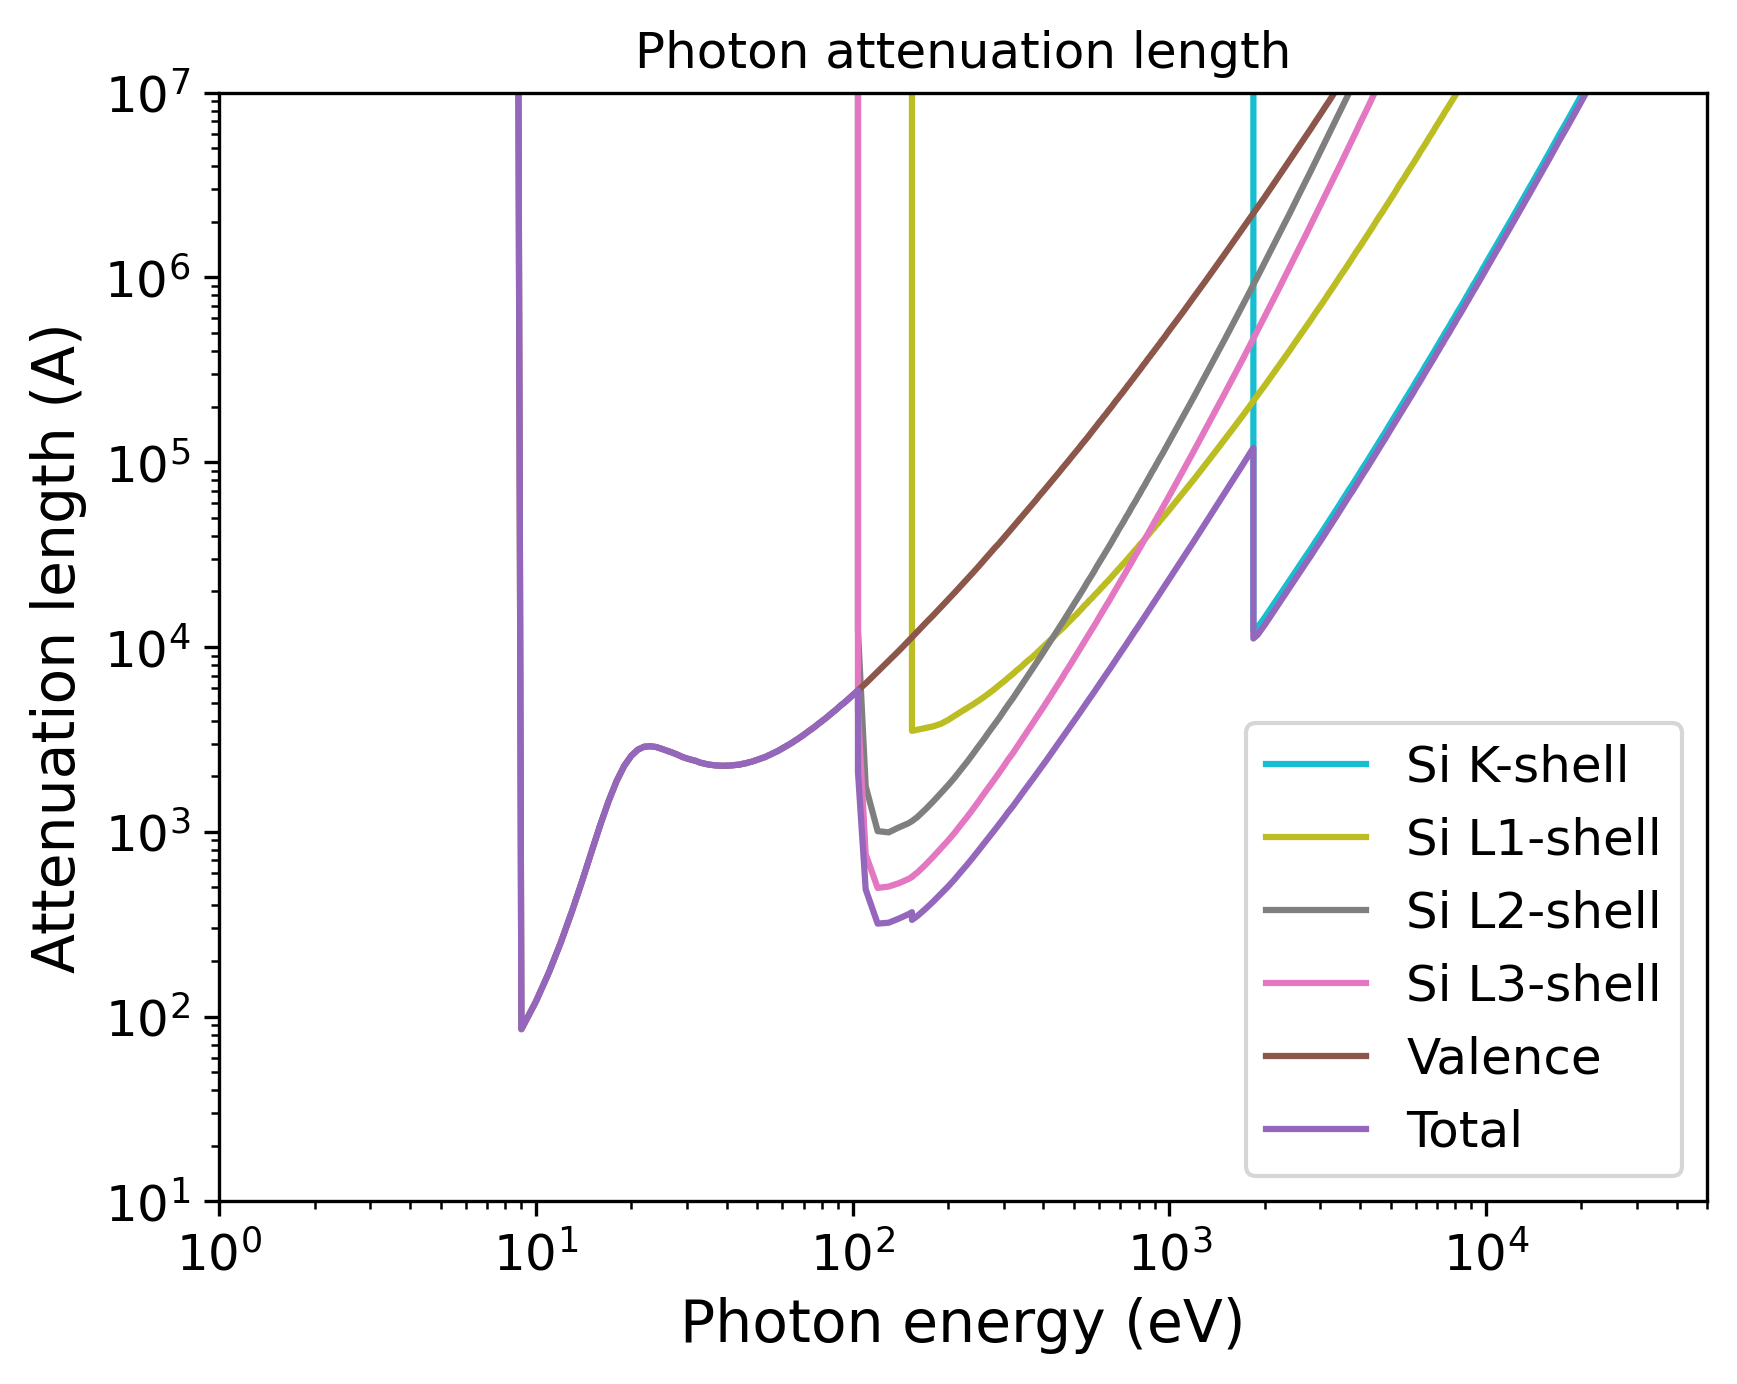

The script that saved this image:
import pandas as pd
import numpy as np
import matplotlib.pyplot as plt
import matplotlib.cm as cm
# Set the format:
plt.xlabel("Photon energy (eV)", fontsize=14)
plt.ylabel("Attenuation length (A)", fontsize=14)
plt.xticks(fontsize=12)
plt.yticks(fontsize=12)
plt.grid(False)
# Set the axes:
# Read the output file:
df = pd.read_csv(r"OUTPUT_Si_Photon_IMFP.dat", sep=r'\s+', header=None, comment="#", skipinitialspace=True)
plt.xscale("log")
plt.yscale("log")
# Prepare the plot:
columns_to_plot = [ 1, 2, 3, 4, 5, 6]
labels = [ "Si K-shell", "Si L1-shell", "Si L2-shell", "Si L3-shell", "Valence", "Total"]
# Create N distinct colors from a colormap
N = len(columns_to_plot)
colors = plt.cm.tab10(np.linspace(1, 0, 10))
# Set line styles:
linestyles = [ "-", "-", "-", "-", "-", "-"]
for i, col in enumerate(columns_to_plot):
    color = colors[i % len(colors)]
    ls    = linestyles[i % len(linestyles)]
    label = labels[i % len(labels)]
    plt.plot(df.iloc[:, 0], df.iloc[:, col],
    color=color,
    label=label,
    linestyle=ls)
plt.xlim(1.00000000,50000.00000000)
plt.ylim(10.00000000,10000000.00000000)
plt.title("Photon attenuation length")
plt.legend(loc="best", fontsize=12)
# Save the plot in this format:
plt.savefig("OUTPUT_MFP_photon.png", dpi=300, bbox_inches="tight")
